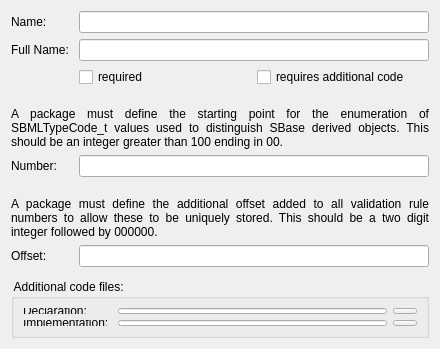
<?xml version="1.0" encoding="UTF-8"?>
<ui version="4.0">
 <class>FormDeviserPackage</class>
 <widget class="QWidget" name="FormDeviserPackage">
  <property name="geometry">
   <rect>
    <x>0</x>
    <y>0</y>
    <width>430</width>
    <height>349</height>
   </rect>
  </property>
  <property name="windowTitle">
   <string>Form</string>
  </property>
  <layout class="QFormLayout" name="formLayout_2">
   <item row="0" column="0">
    <widget class="QLabel" name="label">
     <property name="text">
      <string>Name:</string>
     </property>
    </widget>
   </item>
   <item row="0" column="1">
    <widget class="QLineEdit" name="txtName"/>
   </item>
   <item row="1" column="0">
    <widget class="QLabel" name="label_2">
     <property name="text">
      <string>Full Name: </string>
     </property>
    </widget>
   </item>
   <item row="1" column="1">
    <widget class="QLineEdit" name="txtFullName"/>
   </item>
   <item row="2" column="1">
    <layout class="QHBoxLayout" name="horizontalLayout_3">
     <item>
      <widget class="QCheckBox" name="chkRequired">
       <property name="text">
        <string>required</string>
       </property>
      </widget>
     </item>
     <item>
      <widget class="QCheckBox" name="chkRequiresAdditionalCode">
       <property name="text">
        <string>requires additional code</string>
       </property>
      </widget>
     </item>
    </layout>
   </item>
   <item row="3" column="0" colspan="2">
    <widget class="QLabel" name="label_7">
     <property name="text">
      <string>&lt;html&gt;&lt;head/&gt;&lt;body&gt;&lt;p align=&quot;justify&quot;&gt;&lt;br/&gt;A package must define the starting point for the enumeration of SBMLTypeCode_t values used to distinguish SBase derived objects. This should be an integer greater than 100 ending in 00. &lt;/p&gt;&lt;/body&gt;&lt;/html&gt;</string>
     </property>
     <property name="wordWrap">
      <bool>true</bool>
     </property>
    </widget>
   </item>
   <item row="4" column="0">
    <widget class="QLabel" name="label_3">
     <property name="text">
      <string>Number: </string>
     </property>
    </widget>
   </item>
   <item row="4" column="1">
    <widget class="QLineEdit" name="txtNumber"/>
   </item>
   <item row="5" column="0" colspan="2">
    <widget class="QLabel" name="label_8">
     <property name="text">
      <string>&lt;html&gt;&lt;head/&gt;&lt;body&gt;&lt;p align=&quot;justify&quot;&gt;&lt;br/&gt;A package must define the additional offset added to all validation rule numbers to allow these to be uniquely stored. This should be a two digit integer followed by 000000. &lt;/p&gt;&lt;/body&gt;&lt;/html&gt;</string>
     </property>
     <property name="textFormat">
      <enum>Qt::RichText</enum>
     </property>
     <property name="wordWrap">
      <bool>true</bool>
     </property>
    </widget>
   </item>
   <item row="6" column="0">
    <widget class="QLabel" name="label_4">
     <property name="text">
      <string>Offset: </string>
     </property>
    </widget>
   </item>
   <item row="6" column="1">
    <widget class="QLineEdit" name="txtOffset"/>
   </item>
   <item row="7" column="1">
    <spacer name="verticalSpacer">
     <property name="orientation">
      <enum>Qt::Vertical</enum>
     </property>
     <property name="sizeHint" stdset="0">
      <size>
       <width>350</width>
       <height>40</height>
      </size>
     </property>
    </spacer>
   </item>
   <item row="8" column="0" colspan="2">
    <widget class="QGroupBox" name="groupBox">
     <property name="title">
      <string> Additional code files: </string>
     </property>
     <layout class="QFormLayout" name="formLayout">
      <item row="0" column="0">
       <widget class="QLabel" name="label_5">
        <property name="text">
         <string>Declaration: </string>
        </property>
       </widget>
      </item>
      <item row="0" column="1">
       <layout class="QHBoxLayout" name="horizontalLayout">
        <item>
         <widget class="QLineEdit" name="txtDeclaration"/>
        </item>
        <item>
         <widget class="QToolButton" name="cmdBrowseDeclaration">
          <property name="text">
           <string>...</string>
          </property>
         </widget>
        </item>
       </layout>
      </item>
      <item row="1" column="0">
       <widget class="QLabel" name="label_6">
        <property name="text">
         <string>Implementation: </string>
        </property>
       </widget>
      </item>
      <item row="1" column="1">
       <layout class="QHBoxLayout" name="horizontalLayout_2">
        <item>
         <widget class="QLineEdit" name="txtImplementation"/>
        </item>
        <item>
         <widget class="QToolButton" name="cmdBrowseImplementation">
          <property name="text">
           <string>...</string>
          </property>
         </widget>
        </item>
       </layout>
      </item>
     </layout>
    </widget>
   </item>
  </layout>
 </widget>
 <resources/>
 <connections/>
</ui>
